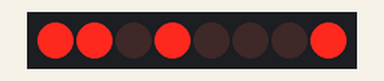
Recording of a sketch running on a simulated Arduino Uno, built with avr-gcc and run on an emulated ATmega328P. On the bench: 8 shift-register outputs drawn as a row of LEDs (first output left, lit = HIGH). Wiring (inferred from the names in the program): shift register (74HC595): data pin 2; shift clock pin 3; latch pin 4. Wiring (inferred from the signals the program sends): row of LEDs: on Q0, Q1, Q2, Q3, Q4, Q5, Q6, Q7.

Above: at 1.5 s.
At 3.15 s:
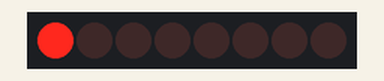
At 3.45 s:
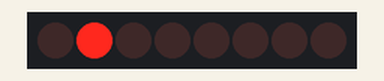
At 3.75 s:
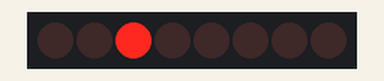
At 4.65 s:
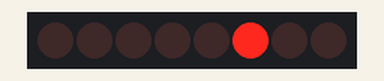
At 5.9 s:
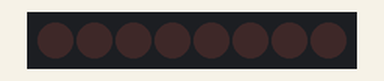
Timing chart, 0 to 8.3 s (numbered marks = the images above):
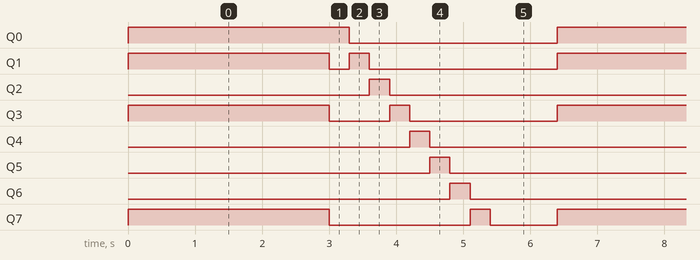

Measured:
- by itself, Q0: alternates HIGH for 3.3 s and LOW for 3.1 s
- by itself, Q1: repeats every 6.4 s: LOW 0.30 s, HIGH 0.30 s, LOW 2.8 s, HIGH 3.0 s
- by itself, Q2, Q4–6: alternates HIGH for 0.30 s and LOW for 6.1 s
- by itself, Q3: repeats every 6.4 s: LOW 0.90 s, HIGH 0.30 s, LOW 2.2 s, HIGH 3.0 s
- by itself, Q7: repeats every 6.4 s: LOW 2.1 s, HIGH 0.30 s, LOW 1.0 s, HIGH 3.0 s

The sketch:

74.Shift_Register.ino
```cpp
//**************************************************************//
//  Name    : shiftOutCode
//  Author  : Jose Luis Figueroa
//  Date    : 10 Feb, 2021
//  Board   : Arduino uno
//  Version : 1.0
//  Notes   : Code for using a 74HC595 Shift Register
//          : Code was implemented on Tinkercad
//**************************************************************//
const int data_pin = 2;
const int clock_pin = 3;
const int latch_pin = 4;

void setup() {
  // Pins configuration
  pinMode(data_pin, OUTPUT);
  pinMode(clock_pin, OUTPUT);
  pinMode(latch_pin, OUTPUT);

}

void loop() {
  byte x = B10000000;

  shiftDisplay(B11010001);
  delay(3000);

  //LEDs on one at a time
  for(int i=0; i<8; i++){
    shiftDisplay(x);
    x = x >> 1;
    delay(300);
  }

   shiftDisplay(B00000000);
   delay(1000);

}

//Function
void shiftDisplay(byte data){
  //Indicate that it is about to send its data
  digitalWrite(latch_pin, LOW);
  //Shifts out a byte of data one bit at a time.
  //shiftOut(dataPin, clockPin, bitOrder, value)(Syntax)
  shiftOut(data_pin, clock_pin, LSBFIRST, data);
  //Indicate that it is sending its data
  digitalWrite(latch_pin, HIGH);
}
```
